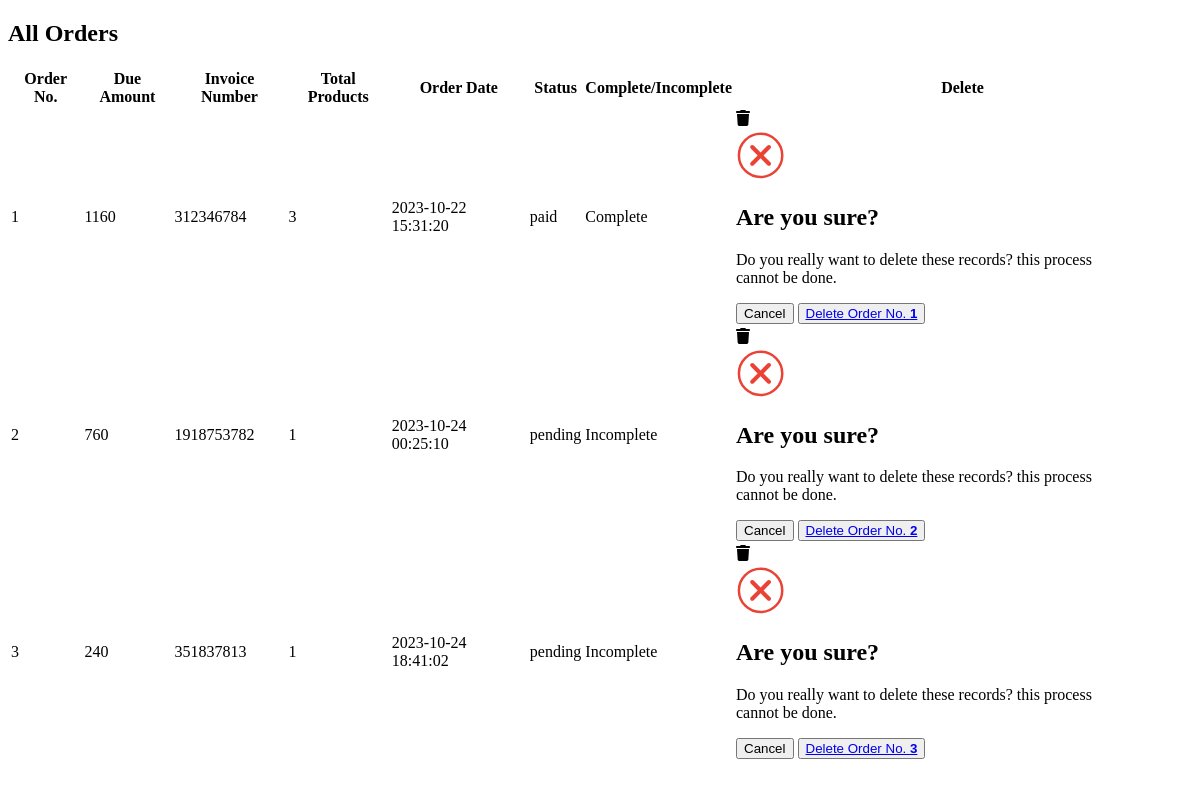
The page /admin/list_orders.php on the database as committed earlier.
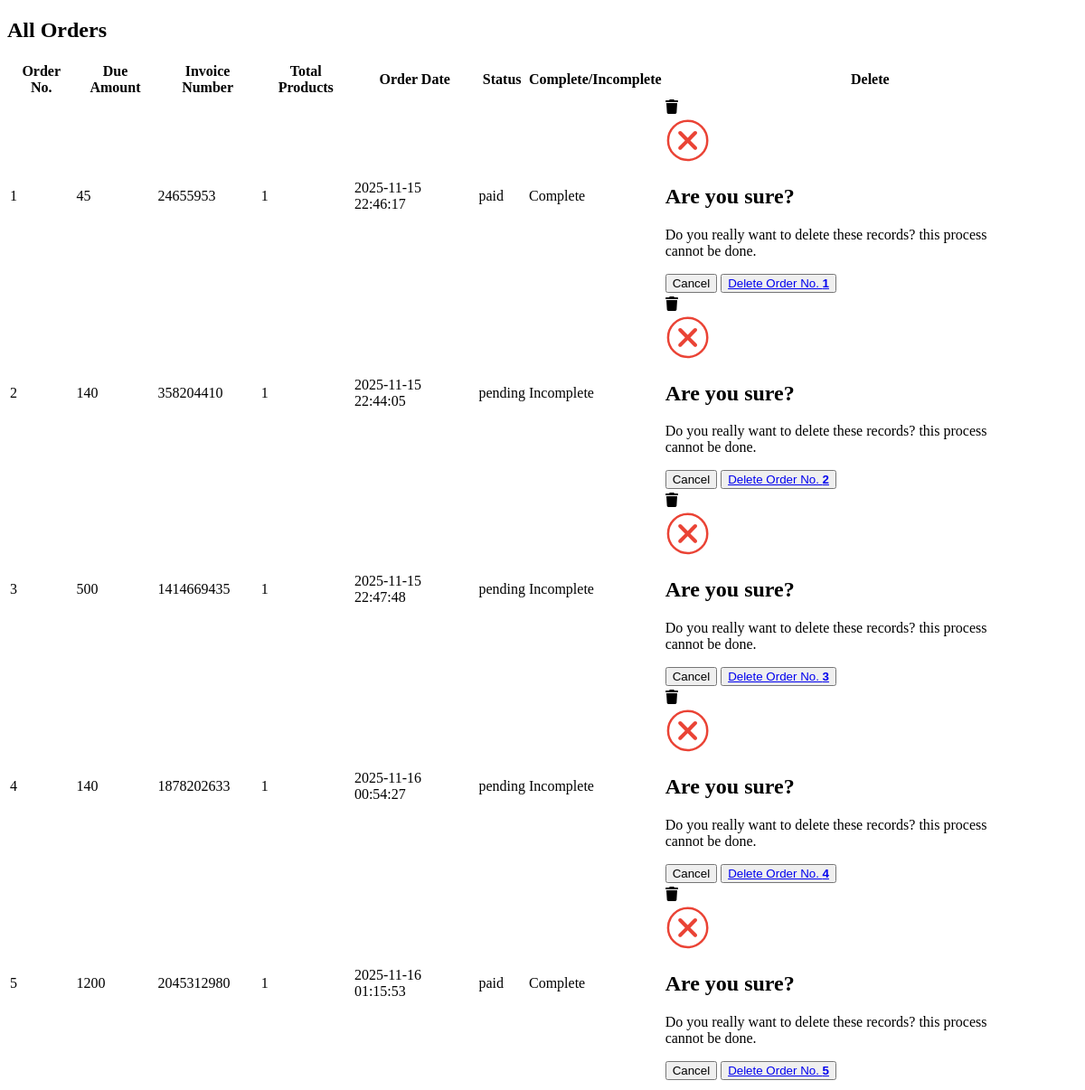
The same page on the database as committed later.
### tables this page shows
CREATE TABLE `user_orders` (
  `order_id` int(11) NOT NULL,
  `user_id` int(11) NOT NULL,
  `amount_due` int(255) NOT NULL,
  `invoice_number` int(255) NOT NULL,
  `total_products` int(255) NOT NULL,
  `order_date` timestamp NOT NULL DEFAULT current_timestamp() ON UPDATE current_timestamp(),
  `order_status` varchar(255) NOT NULL
);

### admin/list_orders.php (the view, shortened to what this page needs)
<!DOCTYPE html>
<html lang="en">
<head>
</head>
<body>
    <div class="container">
        <div class="categ-header">
            <div class="sub-title">
                <h2>All Orders</h2>
            </div>
        </div>
        <div class="table-data">
            <table class="table table-bordered table-hover table-striped text-center">
                <thead class="table-dark">
                    <?php
                    $get_order_query = "SELECT * FROM `user_orders`";
                    $get_order_result = mysqli_query($con, $get_order_query);
                    $row_count = mysqli_num_rows($get_order_result);
                    if($row_count!=0){
                        echo "
                        <tr>
                        <th>Order No.</th>
                        <th>Due Amount</th>
                        <th>Invoice Number</th>
                        <th>Total Products</th>
                        <th>Order Date</th>
                        <th>Status</th>
                        <th>Complete/Incomplete</th>
                        <th>Delete</th>
                    </tr>
                    ";
                    }
                    ?>
                </thead>
                <tbody>
                    <?php
                    if ($row_count == 0) {
                        echo "<h2 class='text-center text-light p-2 bg-dark'>No orders yet</h2>";
                    } else {
                        $id_number = 1;
                        while ($row_fetch_orders = mysqli_fetch_array($get_order_result)) {
                            $order_id = $row_fetch_orders['order_id'];
                            $amount_due = $row_fetch_orders['amount_due'];
                            $invoice_number = $row_fetch_orders['invoice_number'];
                            $total_products = $row_fetch_orders['total_products'];
                            $order_date = $row_fetch_orders['order_date'];
                            $order_status = $row_fetch_orders['order_status'];
                            $order_complete = $row_fetch_orders['order_status'] == 'paid'? 'Complete' : 'Incomplete';
                            echo "
                            <tr>
                            <td>$id_number</td>
                            <td>$amount_due</td>
                            <td>$invoice_number</td>
                            <td>$total_products</td>
                            <td>$order_date</td>
                            <td>$order_status</td>
                            <td>$order_complete</td>
                            <td>
                                <a href='index.php?delete_order=$order_id' data-bs-toggle='modal' data-bs-target='#deleteModal_$order_id'>
                                </a>
                                <div class='modal fade' id='deleteModal_$order_id' tabindex='-1' aria-labelledby='deleteModal_$order_id.Label' aria-hidden='true'>
                                    <div class='modal-dialog modal-dialog-centered justify-content-center'>
                                        <div class='modal-content' style='width:80%;'>
                                            <div class='modal-body'>
                                                <div class='d-flex flex-column gap-3 align-items-center text-center'>
                                                    <span>
                                                    </span>
                                                    <h2>Are you sure?</h2>
                                                    <p>
                                                        Do you really want to delete these records? this process cannot be done.
                                                    </p>
                                                    <div class='btns d-flex gap-3'>
                                                        <button type='button' class='btn px-5 btn-secondary' data-bs-dismiss='modal'>Cancel</button>
                                                        <button type='button' class='btn px-5 btn-primary' data-bs-dismiss='modal'>
                                                            <a class='text-light' href='index.php?delete_order=$order_id'>
                                                                Delete Order No. <strong>$id_number</strong>
                                                            </a>
                                                        </button>
                                                    </div>
                                                </div>
                                            </div>
                                        </div>
                                    </div>
                                </div>
                            </td>
                        </tr>
                            ";
                            $id_number++;
                        }
                    }
                    ?>
                </tbody>
            </table>
        </div>
    </div>
</body>
</html>

Rows that differ between the two databases and show on the page:
removed user_orders: amount_due "1160", invoice_number "312346784", total_products "3", order_date "2023-10-22 15:31:20", order_status "paid", order_status "Complete"
removed user_orders: amount_due "760", invoice_number "1918753782", total_products "1", order_date "2023-10-24 00:25:10", order_status "pending", order_status "Incomplete"
removed user_orders: amount_due "240", invoice_number "351837813", total_products "1", order_date "2023-10-24 18:41:02", order_status "pending", order_status "Incomplete"
added user_orders: amount_due "45", invoice_number "24655953", total_products "1", order_date "2025-11-15 22:46:17", order_status "paid", order_status "Complete"
added user_orders: amount_due "140", invoice_number "358204410", total_products "1", order_date "2025-11-15 22:44:05", order_status "pending", order_status "Incomplete"
added user_orders: amount_due "500", invoice_number "1414669435", total_products "1", order_date "2025-11-15 22:47:48", order_status "pending", order_status "Incomplete"
added user_orders: amount_due "140", invoice_number "1878202633", total_products "1", order_date "2025-11-16 00:54:27", order_status "pending", order_status "Incomplete"
added user_orders: amount_due "1200", invoice_number "2045312980", total_products "1", order_date "2025-11-16 01:15:53", order_status "paid", order_status "Complete"
